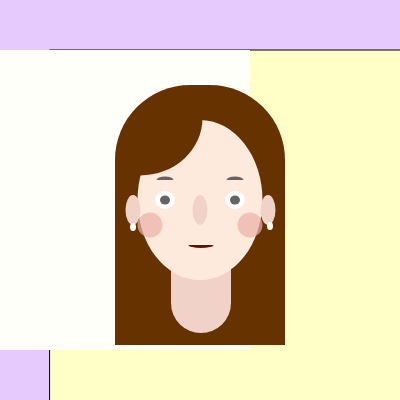
Frame 1 (no input)
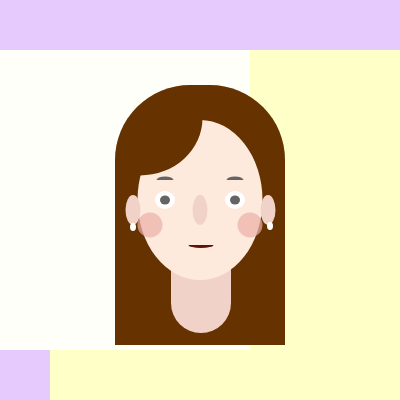
Frame 60 (no input)
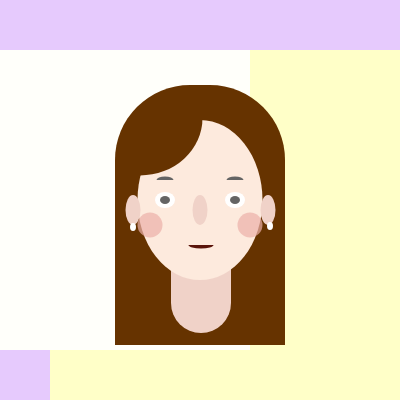
Frame 120 (the mouse pressed at the canvas centre since frame 60)

The p5.js sketch that drew these frames (run headless with seeded random() and noise() and a simulated clock; from frame 60 on, the mouse is pressed at the canvas centre):

// p5.js sketch
// ── sketch.js
let mouth = 6
let eye = 9
let angle = 0

function setup() {
  createCanvas(400, 400);
}

function mousePressed() {
  if (mouth < 50 && eye > 5) {
    mouth += 1;
    eye -= 1;
  }
}

function eyes(x,y,w,h) {
ellipse(x, y, w, h);
}

function draw() {
  background(230,202,253);
  
  //background
   rectMode(RADIUS);
fill(275,275,200);
rect(350,350,300,300); // Draw white rectangle 
  noStroke(rect)
  
   fill(275,400,250);
  square(100,200,150);
  
   //hair
  
  fill(102, 51, 0);
  rect(200, 215, 85, 130, 75, 75, 0, 0);
  
   //neck
  fill(240, 210, 200);
  rect(201, 298, 30, 35, 0, 0, 30, 30);
  
  //face
  fill(253, 234, 221)
   ellipse(200,200,125,160);
  
  //hair part 2
  fill(102, 51, 0);
   arc(140, 118, 125, 115, 0, PI / 2);
  
    //ears
  fill(240, 210, 200);
  ellipse(133, 210, 15, 30);
  ellipse(268, 210, 15, 30);
  
  //nose
  ellipse(200, 210, 15, 30);
  
  //eyes
  ellipseMode(RADIUS);
fill(255);
eyes(165, 200, 10, eye); // Outer white ellipse
ellipseMode(CENTER);
fill(100);
ellipse(165, 200, 10, eye); // Inner gray ellipse
  
  ellipseMode(RADIUS);
fill(255);
ellipse(235, 200, 10, eye); // Outer white ellipse
ellipseMode(CENTER);
fill(100);
ellipse(235, 200, 10, eye); // Inner gray ellipse
  
  //eyebrows
      arc(235, 180, 17, 7, PI, 0);
  arc(165, 180, 17, 7, PI, 0);
  
  //mouth
  fill(90, 20, 10);
 arc(201, 245, 25, mouth, 0, PI);
  
    //cheek
  fill(235, 175, 168, 180);
  circle(150, 225, 25);
  circle(250, 225, 25);
  
  //earring
  fill(255)
  ellipse(270, 226, 6, 8); 
  ellipse(133, 227, 6, 8); 
}
